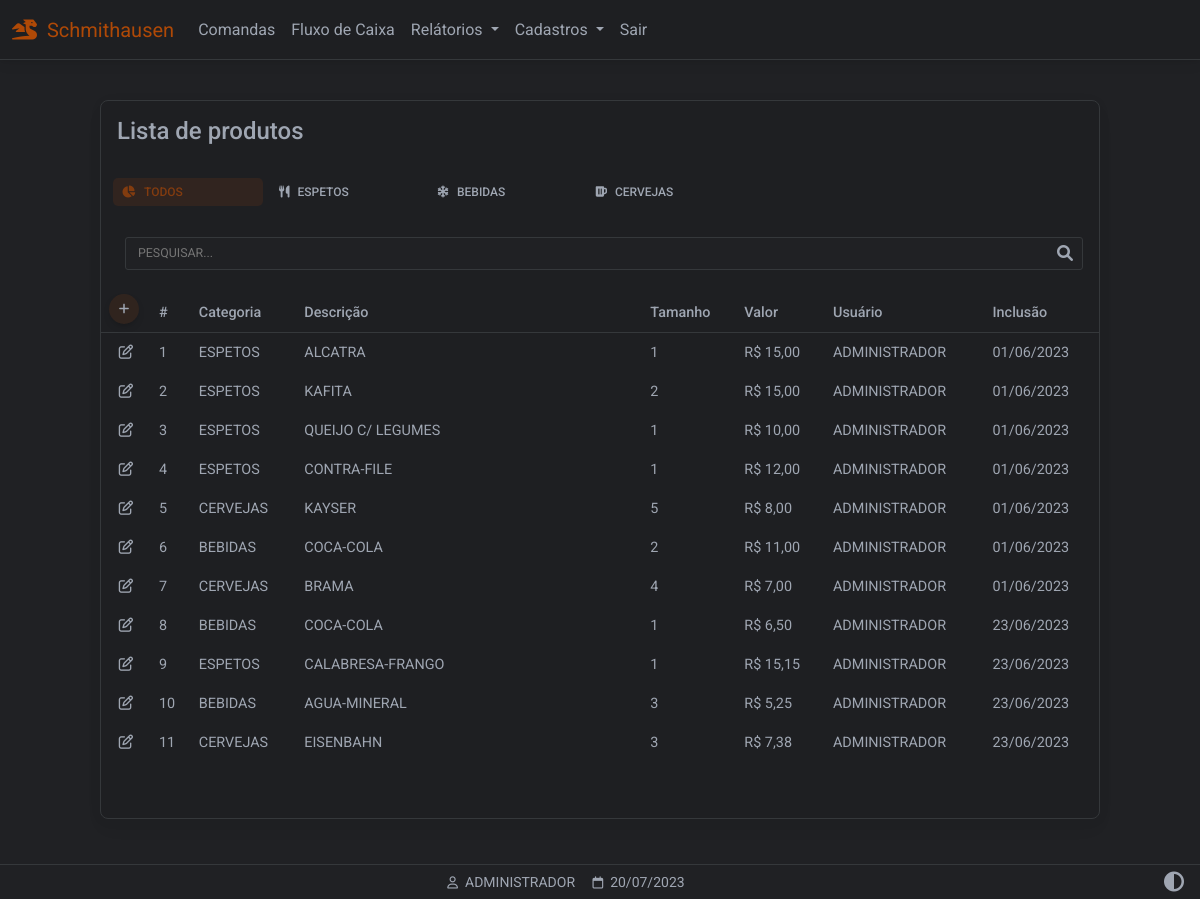
Page /produtos (signed in) on the committed database.
### website/models.py (models this page shows)
class Produto(db.Model):
    id = db.Column(db.Integer, primary_key=True)
    categoria = db.Column(db.String(150))
    descricao = db.Column(db.String(150))
    tamanho = db.Column(db.String(150))
    valor = db.Column(db.Float)
    data_criacao = db.Column(db.DateTime(timezone=True), default=func.now())
    user_id = db.Column(db.Integer, db.ForeignKey('user.id'))

class Categoria(db.Model):
    id = db.Column(db.Integer, primary_key=True)
    nome = db.Column(db.String(150))
    categoria = db.relationship('Tamanho',backref='tamanhos')

class Tamanho(db.Model):
    id = db.Column(db.Integer, primary_key=True)
    nome = db.Column(db.String(150))
    cat_id = db.Column(db.Integer, db.ForeignKey('categoria.id'))

class User(db.Model, UserMixin):
    id = db.Column(db.Integer, primary_key=True)
    email = db.Column(db.String(150), unique=True)
    password = db.Column(db.String(150))
    first_name = db.Column(db.String(150))
    user = db.relationship('Produto',backref='produto')

### website/views.py (the view)
@views.route('/produtos', methods=['GET','POST'])
@login_required
def produtos():
    produtos = Produto.query.all()
    tamanhos = Tamanho.query.all()
    categorias = Categoria.query.all()
    return render_template("produtos_listar.html",
        user=current_user,
        data=data,
        produtos=produtos,
        tamanhos=tamanhos,
        categorias=categorias)

### website/__init__.py (called while the page is built)
def create_app():
    app = Flask(__name__)
    app.config['SECRET_KEY'] = 'hjshjhdjah kjshkjdhjs'
    app.config['SQLALCHEMY_DATABASE_URI'] = f'sqlite:///{DB_NAME}'
    app.config["TEMPLATES_AUTO_RELOAD"] = True
    db.init_app(app)
    from .views import views
    from .auth import auth
    app.register_blueprint(views, url_prefix='/')
    app.register_blueprint(auth, url_prefix='/')
    from .models import User, Cliente, Produto
    with app.app_context():
        db.create_all()
    login_manager = LoginManager()
    login_manager.login_view = 'auth.login'
    login_manager.login_message = u"FAVOR EFETUAR LOGIN!"
    login_manager.init_app(app)
    @login_manager.user_loader
    def load_user(id):
        return User.query.get(int(id))
    return app

### website/templates/produtos_listar.html (shortened to what this page needs)
{% extends "base.html" %}
{% block content %}
<div class="container-fluid" style="min-height:100dvh;padding-top:100px">
  <div class="table-responsive w-100 card myTheme-900 larg-max m-auto" style="padding-bottom: 40px">
     <table class="table table-borderless table-sm myTheme-900 ">
      <thead>
        <tr>
          <p class="h4 p-3 ">Lista de produtos</p>
        </tr>
        <tr>
          <div class="form-control-sm">
            <ul class="nav nav-tabs mb-3 myTheme-900">
              <li class="p-1 nav-item myTheme-900">
                <a class="nav-link active p-2" data-mdb-toggle="tab" role="button" aria-selected="true">
                  <i class="fas fa-chart-pie fa-fw me-2 me-2"></i>TODOS</a>
              </li>
              <li class="p-1 nav-item myTheme-900">
                <a class="nav-link  p-2" data-mdb-toggle="tab" role="button" aria-selected="false">
                  <i class="fa-solid fa-utensils me-2"></i>ESPETOS</a>
              </li>
              <li class="p-1 nav-item myTheme-900">
                <a class="nav-link  p-2" data-mdb-toggle="tab" role="button" aria-selected="false">
                  <i class="fa-solid fa-snowflake me-2"></i>BEBIDAS</a>
              </li>
              <li class="p-1 nav-item myTheme-900">
                <a class="nav-link  p-2" data-mdb-toggle="tab" role="button" aria-selected="false">
                  <i class="fa-solid fa-beer-mug-empty me-2"></i>CERVEJAS</a>
              </li>
            </ul>
          </div>
        </tr>
        <tr>
          <div class="p-3 pt-0">
            <div class="form-outline mt-2 ps-2" style="margin-bottom: 0!important;padding-bottom: 0!important;">
              <input type="text" style="text-transform:uppercase" id="inputPesquisarProdutos"
                class="myInputs form-control-sm" placeholder="Pesquisar..." />
            </div>
          </div>
        </tr>
        <tr>
          <th class="text-nowrap" scope="col">
            <a href="/produtos_cadastrar" class="p-2 btn btn-floating btn-add">
              <i class="fa-solid fa-plus"></i>
            </a>
          </th>
          <th class="text-nowrap" scope="col">#</th>
          <th class="text-nowrap" scope="col">Categoria</th>
          <th class="text-nowrap" scope="col" style="min-width: 280px;">Descrição</th>
          <th class="text-nowrap" scope="col">Tamanho</th>
          <th class="text-nowrap" scope="col">Valor</th>
          <th class="text-nowrap" scope="col">Usuário</th>
          <th class="text-nowrap" scope="col">Inclusão</th>
        </tr>
      </thead>
      <tbody id="tb-produtos">
        {% for i in produtos %}
        <tr>
          <td class="text-center" style="width: 50px">
            <a role="button" class=""
              href="/produtos_atualizar/{{ i.id }}/{{ i.categoria }}/{{ i.tamanho}}">
              <i class="fa-regular fa-pen-to-square"></i>
            </a>
          </td>
          <td class="text-nowrap" scope="row"> {{ i.id }} </td>
          <td class="text-nowrap" scope="row" style="min-width:80px"> {{ categorias[i.categoria | int -1].nome }}</td>
          <td class="text-nowrap" scope="row"> {{ i.descricao }} </td>
          <td class="text-nowrap" scope="row"> {{ tamanhos[i.tamanho | int -1 ].nome }} </td>
          <td class="text-nowrap" scope="row"> {{ "R$ {:,.2f}".format( i.valor ) | replace(".",",") }} </td>
          <td class="text-nowrap" scope="row"> {{ i.produto.first_name.split()[0] }} </td>
          <td class="text-nowrap" scope="row"> {{ i.data_criacao.strftime('%d/%m/%Y') }} </td>
        </tr>
        {% endfor %}
      </tbody>
    </table>
  </div>
</div>
{% endblock %}
{% block titlefooter %}
<span>
  &nbsp;{{ user.first_name.split()[0] | upper }}
  <span>
    &nbsp;{{ data.strftime('%d/%m/%Y') }}
  </span>
  {% endblock %}

### website/static/css/base.css (style rules this page uses)
:root { --custom-color: 211, 84, 0; --color-primary: 59, 113, 202; --color-secondary: 159,166,178; --color-success: 20,164,77; --color-danger: 220, 76, 76; --color-warning: 228,161,27; --color-info: 84,180,211; --color-ligth: 251,251,251; --color-theme-500: 32, 33, 36; --color-theme-900: 30, 31, 34; --cor-fonte: 159,166,178; --cor-da-borda: 53, 56, 59; }
.larg-max { max-width: 1000px!important; }
.myTheme-900 { background-color: rgb(var(--color-theme-900))!important; color: rgb(var(--cor-fonte))!important; }
.myTheme-500 { background-color: rgb(var(--color-theme-500))!important; color: rgb(var(--cor-fonte))!important; }
.my-footer span { color: rgb(var(--cor-fonte)); }
.nav-tabs .nav-link { width: 150px; background-color: rgb(var(--color-theme-900)); color: rgb(var(--cor-fonte)); border-bottom: none; }
.nav-tabs .nav-item .nav-link.active { border-color: rgb(var(--custom-color)); border-bottom: none; border-radius: 5px; background-color: rgba(var(--custom-color),0.1)!important; color: rgba(var(--custom-color),0.5)!important; }
.table-responsive { border: 1px solid rgb(var(--cor-da-borda))!important; color: rgb(var(--cor-fonte))!important; margin-bottom: 80px!important; }
.table-responsive thead th { border-bottom: 1px solid rgb(var(--cor-da-borda))!important; }
.btn-add { background-color: rgba(var(--custom-color),0.1); border-radius: 50%; width: 30px; height: 30px; color: rgb(var(--cor-fonte)); display: flex; align-items: center; justify-content: center; }
.fa-pen-to-square, .fa-trash-can { color: rgb(var(--cor-fonte))!important; }
.form-outline { margin-bottom: 30px!important; }
.myInputs { color: rgb(var(--cor-fonte))!important; border: 1px solid rgb(var(--cor-da-borda))!important; background-color: rgb(var(--color-theme-500)); width: 100%; padding: 0.35rem; padding-left: 0.75rem; border-radius: 3px; }

### rows in the picture
Produto: id "1", categoria.nome "ESPETOS", descricao "ALCATRA", tamanho.nome "1", valor "R$ 15,00", produto.first_name "ADMINISTRADOR", data_criacao "01/06/2023"
Produto: id "2", categoria.nome "ESPETOS", descricao "KAFITA", tamanho.nome "2", valor "R$ 15,00", produto.first_name "ADMINISTRADOR", data_criacao "01/06/2023"
Produto: id "3", categoria.nome "ESPETOS", descricao "QUEIJO C/ LEGUMES", tamanho.nome "1", valor "R$ 10,00", produto.first_name "ADMINISTRADOR", data_criacao "01/06/2023"
Produto: id "4", categoria.nome "ESPETOS", descricao "CONTRA-FILE", tamanho.nome "1", valor "R$ 12,00", produto.first_name "ADMINISTRADOR", data_criacao "01/06/2023"
Produto: id "5", categoria.nome "CERVEJAS", descricao "KAYSER", tamanho.nome "5", valor "R$ 8,00", produto.first_name "ADMINISTRADOR", data_criacao "01/06/2023"
Produto: id "6", categoria.nome "BEBIDAS", descricao "COCA-COLA", tamanho.nome "2", valor "R$ 11,00", produto.first_name "ADMINISTRADOR", data_criacao "01/06/2023"
Produto: id "7", categoria.nome "CERVEJAS", descricao "BRAMA", tamanho.nome "4", valor "R$ 7,00", produto.first_name "ADMINISTRADOR", data_criacao "01/06/2023"
Produto: id "8", categoria.nome "BEBIDAS", descricao "COCA-COLA", tamanho.nome "1", valor "R$ 6,50", produto.first_name "ADMINISTRADOR", data_criacao "23/06/2023"
Produto: id "9", categoria.nome "ESPETOS", descricao "CALABRESA-FRANGO", tamanho.nome "1", valor "R$ 15,15", produto.first_name "ADMINISTRADOR", data_criacao "23/06/2023"
Produto: id "10", categoria.nome "BEBIDAS", descricao "AGUA-MINERAL", tamanho.nome "3", valor "R$ 5,25", produto.first_name "ADMINISTRADOR", data_criacao "23/06/2023"
Produto: id "11", categoria.nome "CERVEJAS", descricao "EISENBAHN", tamanho.nome "3", valor "R$ 7,38", produto.first_name "ADMINISTRADOR", data_criacao "23/06/2023"
User: first_name "ADMINISTRADOR"

### other values in the picture
{{ data.strftime('%d/%m/%Y') }} "20/07/2023"
